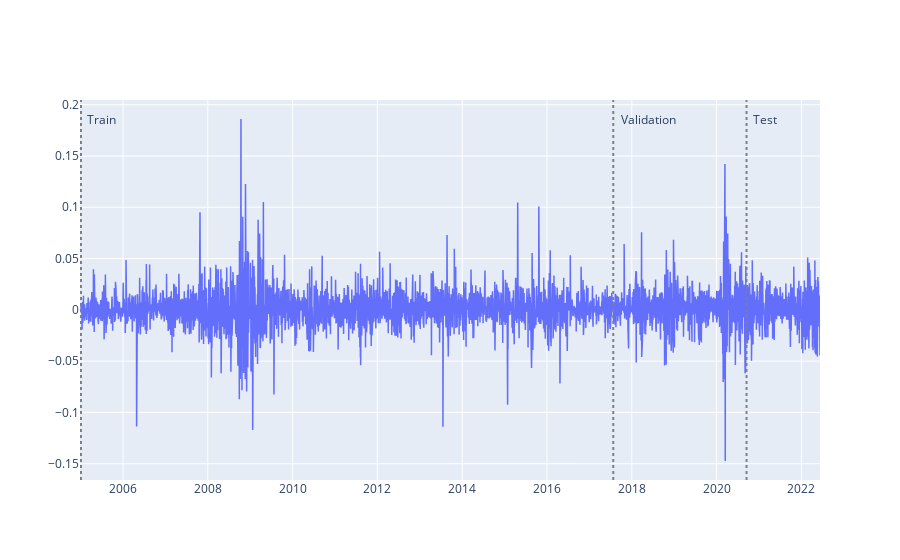

Notebook code cell kept with this figure:
### Code cell
x.plot()

### Figure 1 — Plotly figure (JSON) as saved in the notebook; plotly's stock layout.template omitted (floating-point values rounded to 4 significant figures; data arrays with more than 128 entries replaced by an {"elided": "..."} marker saying what was removed)
{"data": [{"line": {"width": 1.5}, "mode": "lines", "name": "Close", "type": "scatter", "x": {"elided": "4390 str values"}, "y": {"elided": "4390 float values"}}], "layout": {"annotations": [{"showarrow": false, "text": "Train", "x": "2005-01-04T00:00:00", "xshift": 20, "y": 0.186}, {"showarrow": false, "text": "Validation", "x": "2017-07-25T00:00:00", "xshift": 35, "y": 0.186}, {"showarrow": false, "text": "Test", "x": "2020-09-15T00:00:00", "xshift": 18, "y": 0.186}], "shapes": [{"line": {"color": "gray", "dash": "dot"}, "opacity": 1, "type": "line", "x0": "2005-01-04T00:00:00", "x1": "2005-01-04T00:00:00", "xref": "x", "y0": 0, "y1": 1, "yref": "y domain"}, {"line": {"color": "gray", "dash": "dot"}, "opacity": 1, "type": "line", "x0": "2017-07-25T00:00:00", "x1": "2017-07-25T00:00:00", "xref": "x", "y0": 0, "y1": 1, "yref": "y domain"}, {"line": {"color": "gray", "dash": "dot"}, "opacity": 1, "type": "line", "x0": "2020-09-15T00:00:00", "x1": "2020-09-15T00:00:00", "xref": "x", "y0": 0, "y1": 1, "yref": "y domain"}]}}
